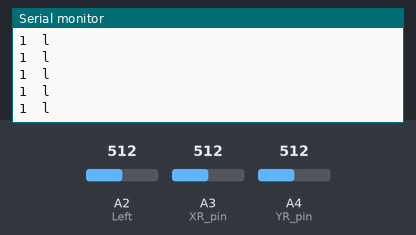
Bench run of a sketch on a simulated Arduino Uno, built with avr-gcc and run on an emulated ATmega328P. On the bench: the last lines printed to the serial monitor. The test bench sets the inputs (shaded band); at power-on: A4 (YR_pin) = 512, A2 (Left) = 512, A3 (XR_pin) = 512.

Above: at 1.2 s.
1.3 s: A4 (YR_pin) set to 527
At 1.8 s:
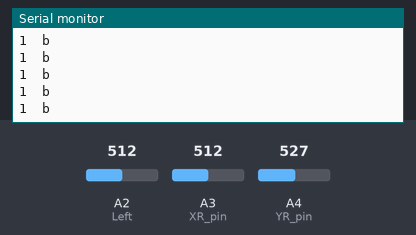
3.2 s: A2 (Left) set to 330
At 4.0 s:
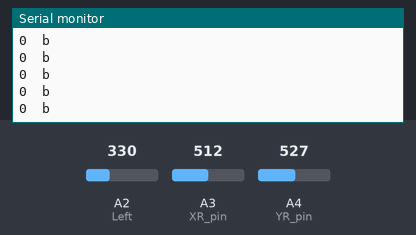

Measured:
- the behaviour switches between 512 and 513 on A4 (YR_pin) (found by bisection; images 0 and 1)
- after the input at 1.3 s, the serial monitor: prints a new line after 0.07 s (image 1)
- after the input at 3.2 s, the serial monitor: prints a new line after 0.07 s (image 2)

The sketch:

gesture.ino
```cpp
#include <SoftwareSerial.h>
SoftwareSerial mySerial(10,11); // RX, TX
#include <math.h>

#define mx 345
#define my 345
#define lmy 350


int XR_pin = A3;
int YR_pin = A4;
int Left = A2;

int flag=0;
char trans;

void setup()
{
  Serial.begin(9600);
  mySerial.begin(9600);    //  setup serial
}

void loop()
{
  int X_Rval = analogRead(XR_pin);
  int Y_Rval = analogRead(YR_pin);
  int Lval = analogRead(Left);


  int dx =abs( X_Rval - mx);
  int dy =abs( Y_Rval - my);
  int ldy=abs( Lval - lmy);
  if((Lval<(lmy+40) && Lval>(lmy-30) )&& flag==0)
  {
  if(dx<dy )
  {
    if( Y_Rval>(my-20) && Y_Rval<(my+30) )
    {
      trans='n';

    }
    else if(Y_Rval<my)
    {

     //if(dy<40){

         trans='f';
     //}
     // else {
       // trans='g';
      //}

    }
    else if(Y_Rval>my)
    {trans='b';
    }
  }
  else
  {
    if( X_Rval>(mx-30) && X_Rval<(mx+30) )
    {
      trans='o';    //110
    }
     else if(X_Rval<mx)
    {
      trans='r'; //102
    }
    else if(X_Rval>mx)
    {
      trans='l';//102
    }
  }
  }
  else if( (Lval>(lmy+40) )&& flag==0){

    trans='p';flag=1;

  }
  else if( Lval>(lmy+30) && flag==1){

  if(dx<dy )
  {
    if( Y_Rval>(my-20) && Y_Rval<(my+20) )
    {
      trans='n';    //110
    }
    else if(Y_Rval<my)
    {

      //if(dy<50)
         trans='f'; //102
      //else
       //trans='g';

    }
    else if(Y_Rval>my)
    {
         trans='b'; //98
    }
  }
  else
  {
    if( X_Rval>(mx-20) && X_Rval<(mx+20) )
    {
      trans='o';    //110
    }
     else if(X_Rval<mx)
    {
      trans='r'; //102
    }
    else if(X_Rval>mx)
    {
      trans='l'; //102
    }
  }
  }
  else if(Lval<(lmy+30) && flag==1)//(Lval<(lmy-30) )&& flag==1)
  {

    trans='q';
    flag=0;
  }

 mySerial.write(trans);
      Serial.print(flag);
            Serial.print("\t");
                  Serial.println(trans);
}
```
